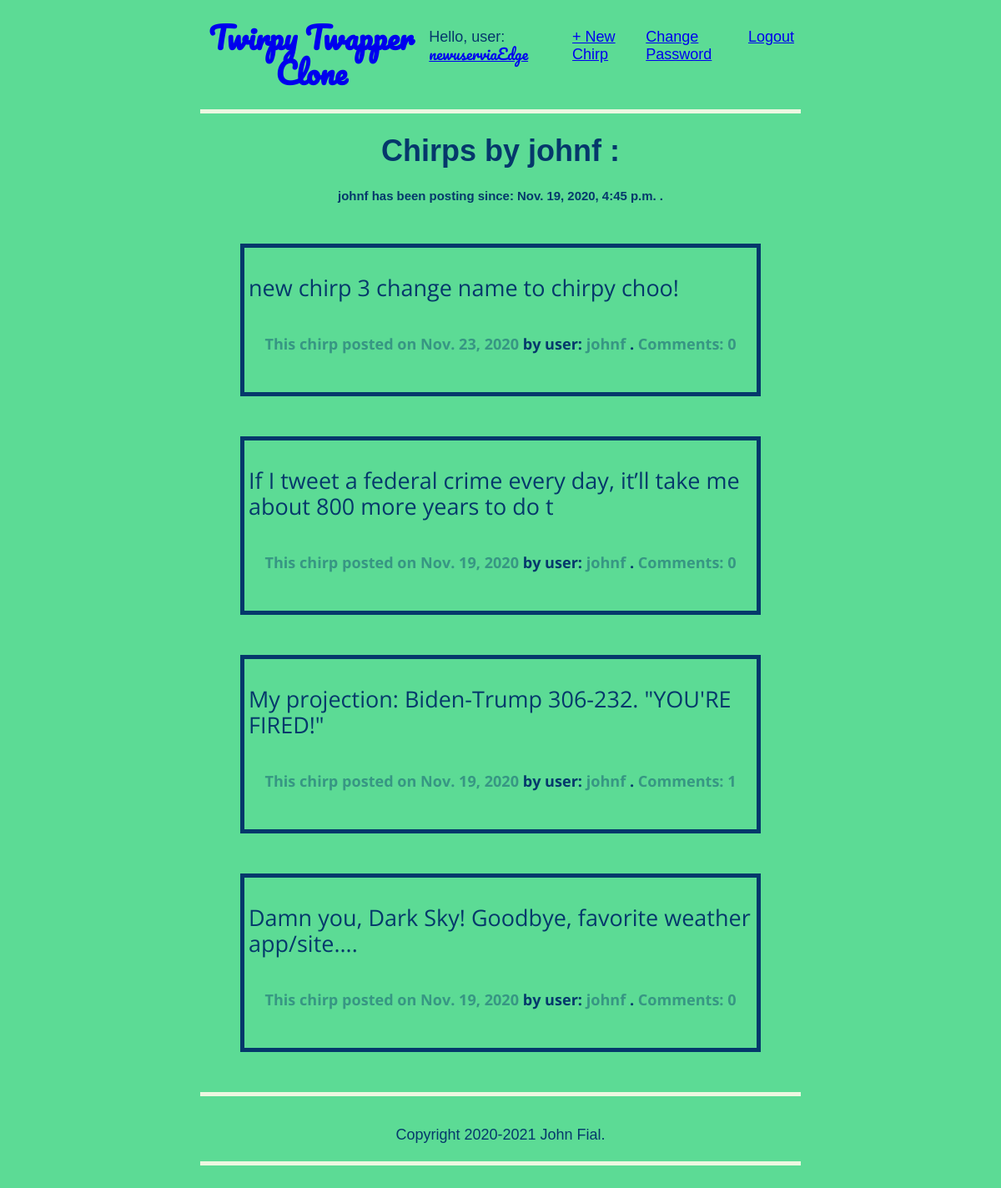
Screenshot of /users/johnf/ (signed in) with the database file from the repository.
### posts_app/models.py (models this page shows, shortened)
class Post(models.Model):
    post_text = models.CharField(max_length=80)
    author = models.ForeignKey('auth.User', on_delete=models.CASCADE)
    created = models.DateField(auto_now_add=True)
    updated = models.DateField(auto_now=True) # useful, lookup
    class Meta:
        ordering = ['-created']

### users_app/views.py (the view)
# urls.py: path('<str:username>/', views.UserProfileView.as_view(), name='profile'),
class UserProfileView(generic.DetailView):
    model = User
    template_name = 'user_profile.html'
    def get_object(self):
        return get_object_or_404(User, username=self.kwargs['username'])

### templates/user_profile.html (shortened to what this page needs)
{% extends 'base.html' %}
{% block content %}
    <h1>
    Chirps by {{ object.username }} :
    </h1>
    <h5>
    {{ object.username }} has been posting since: {{ object.date_joined }} .
    </h5>
    {% for post in object.post_set.all %}
        <div class="chirp">
            <p> {{ post.post_text | linebreaks }} </p>
            <h6>
                <a href="{% url 'posts_app:detail' post.pk %}">This chirp posted on {{ post.created }}</a> by user: <a href="{% url 'users_app:profile' post.author.username %}">{{ post.author.username }} </a> .
                <a href="{% url 'posts_app:detail' post.pk %}">Comments: {{ post.comments.count }}</a>
            </h6>
        </div>
    {% endfor %}
{% endblock content %}

### templates/base.html (shortened to what this page needs)
{% load static %}
<!DOCTYPE html>
<html>
    <head>
      <link rel="stylesheet" href="{% static 'css/github_necolas_normalize.css'%}">
      <link rel="stylesheet" href="{% static 'css/main.css'%}">
    </head>
  <body>
    <header>
      <div class="nav-left">
        <h1> <a href="{% url 'posts_app:home' %}">Twirpy Twapper Clone</a> </h1>
      </div>
      <div class="nav-right">
        {% if request.user.is_authenticated  %}
          <p>Hello, user: <a href="{% url 'users_app:profile' request.user.username %}" id="username"> {{ request.user.username }} </a></p>
          <p><a href="{% url 'posts_app:new_post'%}">+ New Chirp</a></p>
          <p><a href="{% url 'posts_app:change_password'%}">Change Password</a></p>
          <p><a href="{% url 'logout'%}">Logout</a></p>
        {% else %}
          <p><a href="{% url 'users_app:signup' %}">+ New User Creation</a></p>
          <p><a href="{% url 'login' %}">+ Existing User Login</a></p>
        {% endif %}
      </div>
    </header>
    <div class="chirp-container">
        {% block content %}
        {% endblock content %}
    </div>
    <footer>
    Copyright 2020-2021 John Fial.
    <br>
    <br>
    </footer>
  </body>
</html>

### static/css/main.css (style rules this page uses)
h1, h2, h3 , h4, h5, h6 { text-align: center; }
header { border-bottom: 5px solid #EDF7E1; margin-bottom: 18px; display: flex; }
header h1 a { text-decoration: none; }
.nav-left, #username { margin-right: auto; font-family: 'Pacifico', cursive; }
.nav-right { display: flex; padding-top: 1rem; }
.nav-right p { margin-left: 0.5rem; margin-right: 0.5rem; }
body { font-family: 'Libre Franklin', sans-serif; font-size: 18px; background-color: #5CDB95; color: #05386B; margin-left: 5%; margin-right: 5%; }
.chirp-container { border-bottom: 5px solid #EDF7E1; margin-bottom: 5%; }
.chirp { font-family: 'Open Sans', sans-serif; font-size: 150%; margin: 3rem; padding: 5px; border: 5px solid #05386B; }
.chirp h6 a, .chirp h6 a:visited { text-decoration: none; color: #379683; }
.chirp p { font-weight: 400; }
footer { text-align: center; border-bottom: 5px solid #EDF7E1; margin-bottom: 15%; }
@media (min-width: 700px) { body { margin-left: 15%; margin-right: 15%; } }
@media (min-width: 1000px) { body { margin-left: 20%; margin-right: 20%; } }

### rows the page displays
Post: post_text "new chirp 3 change name to chirpy choo!", created "Nov. 23, 2020", author.username "johnf", comments.count "0"
Post: post_text "If I tweet a federal crime every day, it’ll take me about 800 more years to do t", created "Nov. 19, 2020", author.username "johnf", comments.count "0"
Post: post_text "My projection: Biden-Trump 306-232. \"YOU'RE FIRED!\"", created "Nov. 19, 2020", author.username "johnf", comments.count "1"
Post: post_text "Damn you, Dark Sky! Goodbye, favorite weather app/site....", created "Nov. 19, 2020", author.username "johnf", comments.count "0"

### other values shown
{{ request.user.username }} "newuserviaEdge"
{{ object.username }} "johnf"
{{ object.date_joined }} "Nov. 19, 2020, 4:45 p.m."
